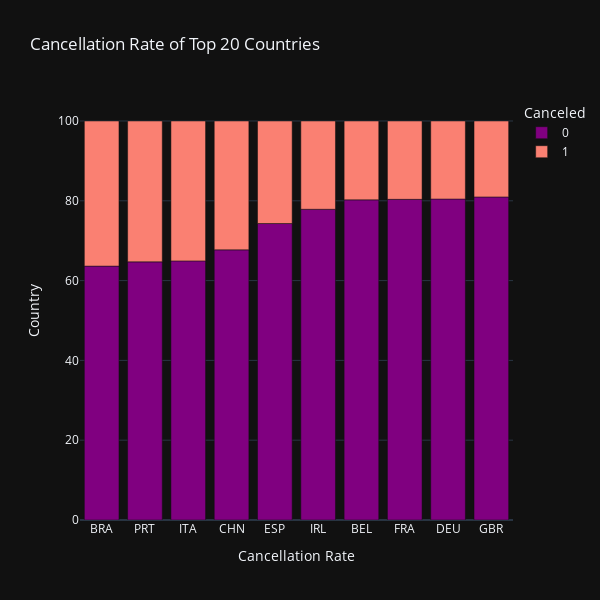

The notebook cell this image was saved under:
### Code cell
fig = px.bar(cancel_rate_country,
             x=cancel_rate_country.index, 
             y=[0, 1],
             labels={'variable':'Canceled','value':'Cancellation Rate (%)'},
             color_discrete_sequence=['purple', 'salmon'],
             title='Cancellation Rate of Top 20 Countries',
             template='plotly_dark')

fig.update_layout(xaxis_title='Cancellation Rate', 
                  yaxis_title='Country',
                  width=600,
                  height=600)

fig.show()

### Figure 1 — Plotly figure (JSON) as saved in the notebook; plotly's stock layout.template omitted (floating-point values rounded to 4 significant figures)
{"data": [{"alignmentgroup": "True", "hovertemplate": "Canceled=0<br>country=%{x}<br>Cancellation Rate (%)=%{y}<extra></extra>", "legendgroup": "0", "marker": {"color": "purple", "pattern": {"shape": ""}}, "name": "0", "offsetgroup": "0", "orientation": "v", "showlegend": true, "textposition": "auto", "type": "bar", "x": ["BRA", "PRT", "ITA", "CHN", "ESP", "IRL", "BEL", "FRA", "DEU", "GBR"], "xaxis": "x", "y": [63.64, 64.7, 64.94, 67.71, 74.3, 77.88, 80.24, 80.37, 80.45, 80.97], "yaxis": "y"}, {"alignmentgroup": "True", "hovertemplate": "Canceled=1<br>country=%{x}<br>Cancellation Rate (%)=%{y}<extra></extra>", "legendgroup": "1", "marker": {"color": "salmon", "pattern": {"shape": ""}}, "name": "1", "offsetgroup": "1", "orientation": "v", "showlegend": true, "textposition": "auto", "type": "bar", "x": ["BRA", "PRT", "ITA", "CHN", "ESP", "IRL", "BEL", "FRA", "DEU", "GBR"], "xaxis": "x", "y": [36.36, 35.3, 35.06, 32.29, 25.7, 22.12, 19.76, 19.63, 19.55, 19.03], "yaxis": "y"}], "layout": {"barmode": "relative", "height": 600, "legend": {"title": {"text": "Canceled"}, "tracegroupgap": 0}, "title": {"text": "Cancellation Rate of Top 20 Countries"}, "width": 600, "xaxis": {"anchor": "y", "domain": [0, 1], "title": {"text": "Cancellation Rate"}}, "yaxis": {"anchor": "x", "domain": [0, 1], "title": {"text": "Country"}}}}
